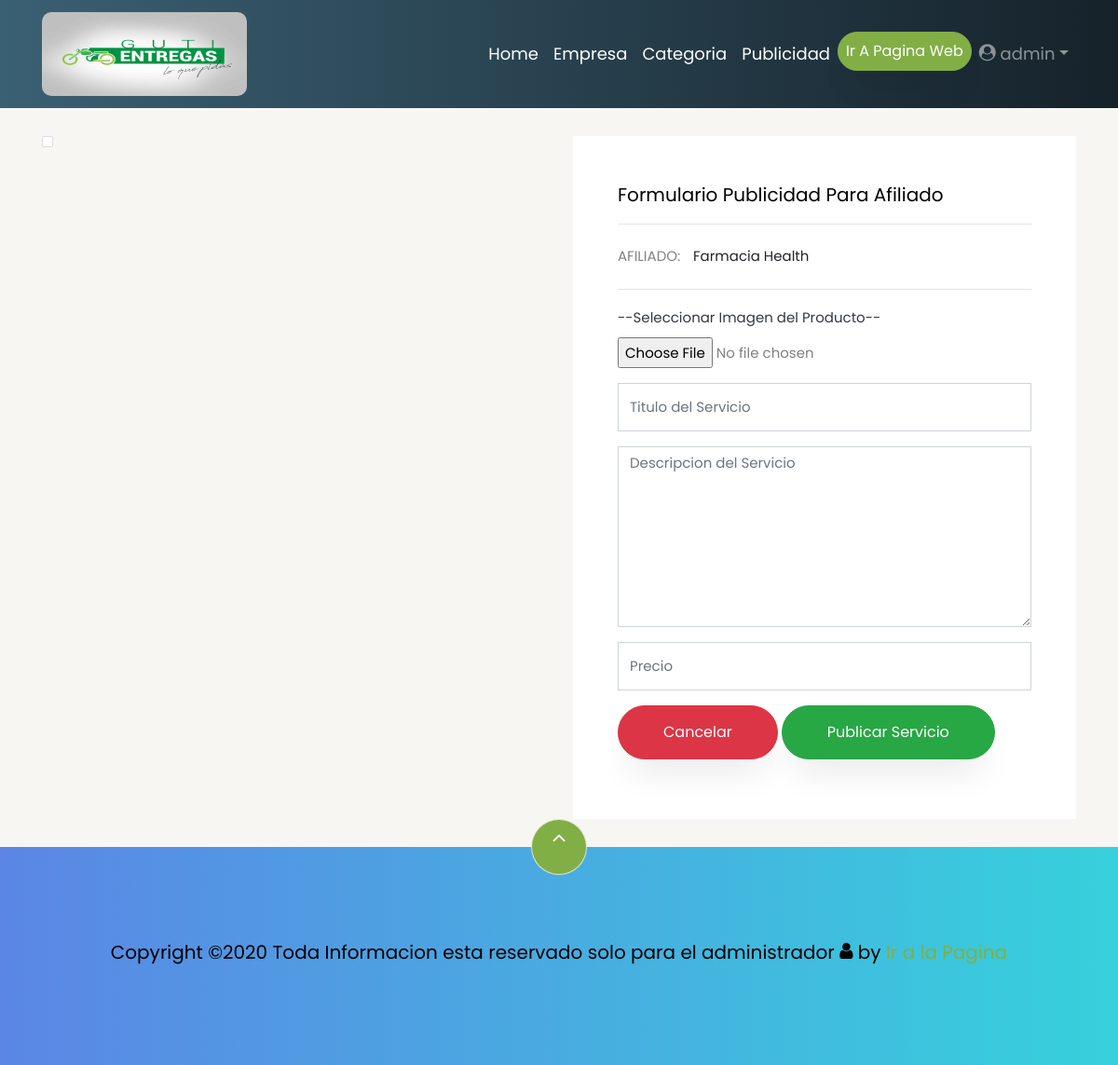
The app's page /web/nueva_publicidad.php?id=37 (signed in) with its own data.
### tables this page shows
CREATE TABLE `administrador` (
  `id_admin` int(10) NOT NULL,
  `user` varchar(100) NOT NULL,
  `pass` varchar(150) NOT NULL,
  `nom_empresa` varchar(150) NOT NULL,
  `celular` int(15) NOT NULL,
  `correo` varchar(200) NOT NULL,
  `logo` longblob NOT NULL
);

CREATE TABLE `empresa` (
  `id_empresa` int(10) NOT NULL,
  `nom_empresa` varchar(250) DEFAULT NULL,
  `cel_empresa` int(20) DEFAULT NULL,
  `dir_empresa` varchar(250) DEFAULT NULL,
  `logo_empresa` longblob DEFAULT NULL,
  `estado` tinyint(1) NOT NULL,
  `cat_id` int(10) DEFAULT NULL
);

### web/nueva_publicidad.php (the view, shortened to what this page needs)
<?php
	if (!isset($_SESSION['user'])) {
		header('Location: index.php');
	}elseif(isset($_SESSION['user'])){
		include 'model/conexion.php';
		$id = $_GET['id'];
		$sentencia = $db->prepare("SELECT * FROM empresa WHERE id_empresa = ?;");
		$sentencia->execute([$id]);
		$edit_emp = $sentencia->fetch(PDO::FETCH_OBJ);
	}else{
		echo "Error en el sistema";
	}
?>
<?php include "assets/admin-header.php"; ?>
<section class="ftco-section contact-section bg-light">
     <div class="container">
       <div class="row block-9">
         <div class="col-md-6 order-md-last d-flex">
           <form action="insertar_public.php" method="POST" autocomplete="off" enctype="multipart/form-data" class="bg-white p-5 contact-form">
             <h5>Formulario Publicidad Para Afiliado </h5>
             <hr>
               <div class="form-group row">
                  <label for="staticEmail" class="col-sm-2 col-form-label">AFILIADO:</label>
                  <div class="col-sm-10">
                    <input type="text" name="" readonly class="form-control-plaintext"  value="<?php echo $edit_emp->nom_empresa; ?>">
                  </div>
               </div>
             <hr>
             <div class="form-group">
               <label for="" class="text text-dark">--Seleccionar Imagen del Producto--</label>
               <input type="file" name="logo" id="file" class="file file-control" placeholder="Logo Empresa">
             </div>
             <div class="form-group">
               <input type="text" name="titulo" class="form-control" placeholder="Titulo del Servicio">
             </div>
             <div class="form-group">
               <textarea name="descripcion" rows="8" cols="80" class="form-control" placeholder="Descripcion del Servicio"></textarea>
             </div>
             <div class="form-group">
               <input type="number" name="precio" class="form-control" placeholder="Precio">
             </div>
             <div class="form-group">
               <input type="reset" value="Cancelar" class="btn btn-danger py-3 px-5">
               <input type="submit"  value="Publicar Servicio" class="btn btn-success py-3 px-5">
             </div>
           </form>
         </div>
         <div class="col-md-6 d-flex">
           <div id="preview" class="bg-white"></div>
         </div>
       </div>
     </div>
   </section>
<?php include "assets/admin-footer.php"; ?>

### web/assets/admin-header.php (shortened to what this page needs)
<?php
	if (!isset($_SESSION['user'])) {
		header('Location: login.php');
	}elseif(isset($_SESSION['user'])){
        include 'model/conexion.php';
		$sentencia_adm = $db->query("SELECT * FROM administrador ;");
    $administrador = $sentencia_adm->fetchAll(PDO::FETCH_OBJ);
	}else{
		echo "Error en el sistema";
	}
?>
<!DOCTYPE html>
<html lang="en">
  <head>
    <link rel="stylesheet" href="css/open-iconic-bootstrap.min.css">
    <link rel="stylesheet" href="css/animate.css">
    <link rel="stylesheet" href="css/owl.carousel.min.css">
    <link rel="stylesheet" href="css/owl.theme.default.min.css">
    <link rel="stylesheet" href="css/magnific-popup.css">
    <link rel="stylesheet" href="css/aos.css">
    <link rel="stylesheet" href="css/ionicons.min.css">
    <link rel="stylesheet" href="css/bootstrap-datepicker.css">
    <link rel="stylesheet" href="css/jquery.timepicker.css">
		<link href="css/dataTables.bootstrap4.min.css" rel="stylesheet">
    <link rel="stylesheet" href="css/flaticon.css">
    <link rel="stylesheet" href="css/icomoon.css">
    <link rel="stylesheet" href="css/style.css">
  </head>
  <body class="goto-here">
    <nav class="navbar navbar-expand-lg navbar-dark ftco_navbar bg-dark ftco-navbar-dark" id="ftco-navbar">
	    <div class="container">
				<?php foreach($administrador as $adm): ?>
	      <a class="navbar-brand" href="empresa.php"><img src="image/<?php echo $adm->logo; ?>" style="height:90px; width: 220px; border-radius:10px;">
				</img></a>
				<?php endforeach; ?>
	      <div class="collapse navbar-collapse" id="ftco-nav">
	        <ul class="navbar-nav ml-auto">
	          <li class="nav-item active"><a href="<?php echo "perfil.php";?>" class="nav-link">Home</a></li>
						<li class="nav-item active"><a href="<?php echo "empresa.php";?>" class="nav-link">Empresa</a></li>
						<li class="nav-item active"><a href="<?php echo "cat.php"; ?>" class="nav-link">Categoria</a></li>
						<li class="nav-item active"><a href="<?php echo "publicidad.php";?>" class="nav-link">Publicidad</a></li>
	          <li class="nav-item "><a href="http://localhost/guti_entregas/master_web" class="btn btn-primary nav-link text-white">Ir A Pagina Web</a></li>
              <li class="nav-item dropdown">
              <a class="nav-link dropdown-toggle" href="#" id="dropdown04" data-toggle="dropdown" aria-haspopup="true" aria-expanded="false"><span class="icon-user-circle"></span>  <?php echo $_SESSION['user'] ?></a>
            </li>
	        </ul>
	      </div>
	    </div>
	  </nav>

### web/css/icomoon.css (style rules this page uses)
[class^="icon-"], [class*=" icon-"] { font-family: 'icomoon' !important; speak: none; font-style: normal; font-weight: normal; font-variant: normal; text-transform: none; line-height: 1; -webkit-font-smoothing: antialiased; -moz-osx-font-smoothing: grayscale; }
.icon-user-circle:before { content: "\f2bd"; }

### records on screen
administrador: logo (picture)
empresa: nom_empresa "Farmacia Health"

### other values on screen
$_SESSION['user'] "admin"
